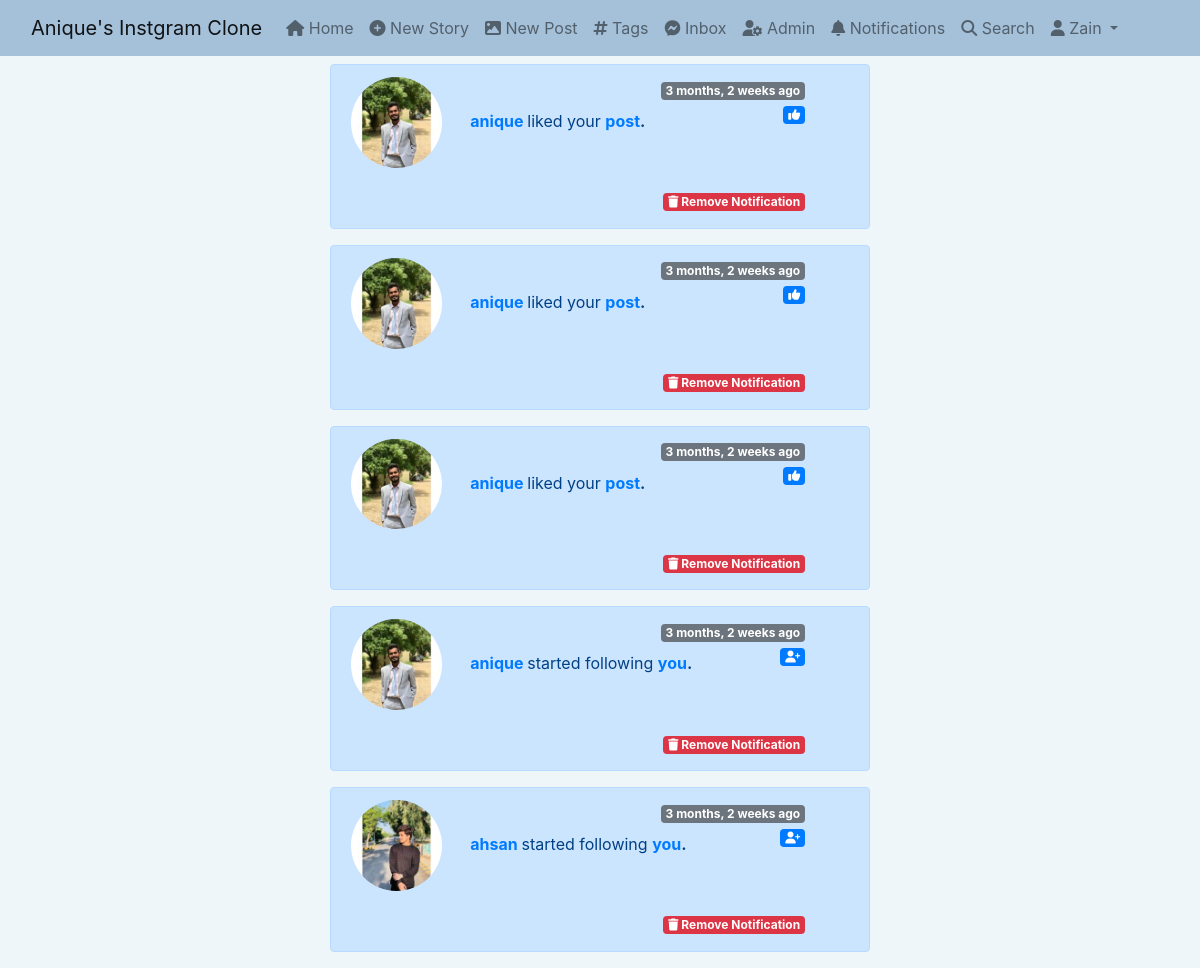
Screenshot of /notifications (signed in) with the database file from the repository.
### notification/models.py (models this page shows)
class Notification(models.Model):
    NOTIFICATION_TYPES = ((1,'Like'),(2,'Comment'),(3,'Follow'))
    post = models.ForeignKey('post.Post',on_delete=models.CASCADE,related_name='notification_post',blank=True,null=True)
    sender = models.ForeignKey(User,on_delete=models.CASCADE,related_name='notification_from_user')
    user = models.ForeignKey(User,on_delete=models.CASCADE,related_name='notification_to_user')
    notification_type = models.IntegerField(choices=NOTIFICATION_TYPES)
    text_preview = models.CharField(max_length=90,blank=True)
    date = models.DateTimeField(auto_now_add=True)
    is_seen = models.BooleanField(default=False)

### app_auth/models.py (models this page shows, shortened)
class Profile(models.Model):
    user = models.OneToOneField(User, on_delete=models.CASCADE, related_name='profile')
    first_name = models.CharField(max_length=50, null=True, blank=True)
    last_name = models.CharField(max_length=50, null=True, blank=True)
    location = models.CharField(max_length=50, null=True, blank=True)
    url = models.URLField(max_length=80, null=True, blank=True)
    profile_info = models.TextField(max_length=150, null=True, blank=True)
    date = models.DateField(auto_now_add=True)
    favorites = models.ManyToManyField(Post)
    picture = models.ImageField(upload_to=user_directory_path, blank=True, null=True, verbose_name='Picture')

### notification/views.py (the view)
# urls.py: path('notifications',views.notifications,name='notifications'),
def notifications(request):
    user = request.user
    notifications = Notification.objects.filter(user=user).order_by('-date')
    notifications.update(is_seen=True)
    context = {
        "notifications":notifications,
    }
    return render(request,'notification/notifications.html',context)

### direct/views.py (called while the page is built)
def directs_count(request):
    directs_count = 0
    if request.user.is_authenticated:
        directs_count = Message.objects.filter(user=request.user,is_read=False).count()
    return {'directs_count':directs_count}

### notification/views.py (called while the page is built)
def count_notifications(request):
    count_notifications=0
    if request.user.is_authenticated:
        count_notifications = Notification.objects.filter(user=request.user,is_seen=False).count()
    return {"count_notifications":count_notifications}

### post/models.py (called while the page is built)
    def get_absolute_url(self):
        return reverse("post_details", args=[str(self.id)])

### instagram_clone/templates/notification/notifications.html (shortened to what this page needs)
{% extends 'base.html' %} {% load static %} {% load humanize %} {% block content %}
<div class="container">
  <div class="row">
    <div class="col-md-6 offset-md-3">
      {% for notification in notifications %}
      {% if notification.notification_type == 1 %}
      <div
        class="alert alert-primary alert-dismissible fade show mt-2"
        role="alert"
      >
        {% if notification.sender.profile.picture %}
        <img
          class="card-img-right rounded-circle img-fluid mr-4"
          style="height: 1%; width: 20%"
          src="{{notification.sender.profile.picture.url}}"
          alt="Card image cap"
        />
        {% endif %}
        <strong
          ><a
            href="{% url 'profile' notification.sender.profile.user.username %}"
            >{{notification.sender.profile.user.username}}</a
          >
        </strong>
        liked your
        <strong
          ><a href="{{notification.post.get_absolute_url}}">post</a>.
        </strong><br /><span
          class="badge bg-secondary float-lg-end"
          style="margin-top: -19%"
          >{{notification.date|naturaltime}}</span
        >
        <br /><span
          class="badge bg-primary float-lg-end"
          style="margin-top: -19%"
          ><i class="fa-solid fa-thumbs-up"></i
        ></span>
        <br />
        <a href="{% url 'delete_notification' notification.id %}">
        <span
          class="badge bg-danger float-lg-end"
          style="margin-top: -5%"
          ><i class="fa-solid fa-trash"></i> Remove Notification</span>
        </a>
      </div>
      {% elif notification.notification_type == 3 %}
      <div
        class="alert alert-primary alert-dismissible fade show mt-2"
        role="alert"
      >
        {% if notification.sender.profile.picture %}
        <img
          class="card-img-right rounded-circle img-fluid mr-4"
          style="height: 1%; width: 20%"
          src="{{notification.sender.profile.picture.url}}"
          alt="Card image cap"
        />
        {% endif %}
        <strong
          ><a
            href="{% url 'profile' notification.sender.profile.user.username %}"
            >{{notification.sender.profile.user.username}}</a
          >
        </strong>
        started following
        <strong
          ><a href="{% url 'profile' notification.user.username %}">you</a>.
        </strong><br /><span
          class="badge bg-secondary float-lg-end"
          style="margin-top: -19%"
          >{{notification.date|naturaltime}}</span
        >
        <br />
        <span class="badge bg-primary float-lg-end" style="margin-top: -19%"
          ><i class="fa-solid fa-user-plus"></i
        ></span><br />
        <a href="{% url 'delete_notification' notification.id %}">
        <span
          class="badge bg-danger float-lg-end"
          style="margin-top: -5%"
          ><i class="fa-solid fa-trash"></i> Remove Notification</span>
        </a>
      </div>
      {% endif %}
      {% endfor %}
    </div>
  </div>
</div>
{% endblock content %}

### instagram_clone/templates/base.html (shortened to what this page needs)
{% load static %}
<!DOCTYPE html>
<html lang="en">
  <head>
    <link
      href="https://cdn.jsdelivr.net/npm/bootstrap@5.0.2/dist/css/bootstrap.min.css"
      rel="stylesheet"
    />
    <link
      rel="stylesheet"
      href="https://cdnjs.cloudflare.com/ajax/libs/font-awesome/6.1.1/css/all.min.css"
    />
    <link
      rel="stylesheet"
      href="https://stackpath.bootstrapcdn.com/bootstrap/4.3.1/css/bootstrap.min.css"
    />
  </head>
  <body style="background-color: #EEF6F9">
    <nav
      class="navbar navbar-expand-lg navbar-light"
      style="background-color: #a5c0d9"
    >
      <div class="container-fluid">
        <a class="navbar-brand" href="#">Anique's Instgram Clone</a>
        <div class="collapse navbar-collapse" id="navbarSupportedContent">
          <ul class="navbar-nav me-auto mb-2 mb-lg-0">
            <li class="nav-item">
              <a class="nav-link" aria-current="page" href="{% url 'index' %}"
                ><i class="fa fa-home"></i> Home</a
              >
            </li>
            <li class="nav-item">
              <a class="nav-link" href="{% url 'new_story' %}"
                ><i class="fa fa-plus-circle"></i> New Story</a
              >
            </li>
            <li class="nav-item">
              <a class="nav-link" href="{% url 'new_post' %}"
                ><i class="fa fa-image"></i> New Post</a
              >
            </li>
            <li class="nav-item">
              <a class="nav-link" href="{% url 'tags' %}"
                ><i class="fa fa-hashtag"></i> Tags</a
              >
            </li>
            <li class="nav-item">
              <a class="nav-link" href="{% url 'inbox' %}"
                ><i class="fa-brands fa-facebook-messenger"></i> Inbox
              </a>
            </li>
            <li class="nav-item">
              <a class="nav-link" href="/admin"
                ><i class="fa-solid fa-user-gear"></i> Admin</a
              >
            </li>
            <li class="nav-item">
              <a class="nav-link" href="{% url 'notifications' %}"
                ><i class="fa-solid fa-bell"></i> Notifications
                </a
              >
            </li>
            <li class="nav-item">
              <a class="nav-link" href="{% url 'search_user' %}"
                ><i class="fa-solid fa-search"></i> Search</a
              >
            </li>
            <li class="nav-item dropdown">
              <a
                class="nav-link dropdown-toggle"
                href="#"
                id="navbarDropdown"
                role="button"
                data-bs-toggle="dropdown"
                aria-expanded="false"
              >
                <i class="fa fa-user"></i> {{request.user.username|capfirst}}
              </a>
            </li>
          </ul>
        </div>
      </div>
    </nav>
    {% block content %}{% endblock content %}
  </body>
</html>

### rows the page displays
Notification: sender.profile.picture (placeholder picture), sender.profile.user.username "anique", date "3 months, 2 weeks ago"
Notification: sender.profile.picture (placeholder picture), sender.profile.user.username "anique", date "3 months, 2 weeks ago"
Notification: sender.profile.picture (placeholder picture), sender.profile.user.username "anique", date "3 months, 2 weeks ago"
Notification: sender.profile.picture (placeholder picture), sender.profile.user.username "anique", date "3 months, 2 weeks ago"
Notification: sender.profile.picture (placeholder picture), sender.profile.user.username "ahsan", date "3 months, 2 weeks ago"

### other values shown
{{ request.user.username|capfirst }} "Zain"
